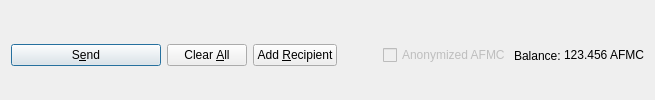
         <widget class="QFrame" name="frame_Send">
          <layout class="QHBoxLayout" name="horizontalLayout">
           <property name="bottomMargin">
            <number>0</number>
           </property>
           <item>
            <widget class="QPushButton" name="sendButton">
             <property name="minimumSize">
              <size>
               <width>150</width>
               <height>0</height>
              </size>
             </property>
             <property name="toolTip">
              <string>Confirm the send action</string>
             </property>
             <property name="text">
              <string>S&amp;end</string>
             </property>
             <property name="icon">
              <iconset resource="../nodepay.qrc">
               <normaloff>:/icons/send</normaloff>:/icons/send</iconset>
             </property>
             <property name="autoDefault">
              <bool>false</bool>
             </property>
             <property name="default">
              <bool>true</bool>
             </property>
            </widget>
           </item>
           <item>
            <widget class="QPushButton" name="clearButton">
             <property name="sizePolicy">
              <sizepolicy hsizetype="Minimum" vsizetype="Fixed">
               <horstretch>0</horstretch>
               <verstretch>0</verstretch>
              </sizepolicy>
             </property>
             <property name="toolTip">
              <string>Clear all fields of the form.</string>
             </property>
             <property name="text">
              <string>Clear &amp;All</string>
             </property>
             <property name="icon">
              <iconset resource="../nodepay.qrc">
               <normaloff>:/icons/remove</normaloff>:/icons/remove</iconset>
             </property>
             <property name="autoDefault">
              <bool>false</bool>
             </property>
            </widget>
           </item>
           <item>
            <widget class="QPushButton" name="addButton">
             <property name="toolTip">
              <string>Send to multiple recipients at once</string>
             </property>
             <property name="text">
              <string>Add &amp;Recipient</string>
             </property>
             <property name="icon">
              <iconset resource="../nodepay.qrc">
               <normaloff>:/icons/add</normaloff>:/icons/add</iconset>
             </property>
             <property name="autoDefault">
              <bool>false</bool>
             </property>
            </widget>
           </item>
           <item>
            <spacer name="horizontalSpacer">
             <property name="orientation">
              <enum>Qt::Horizontal</enum>
             </property>
             <property name="sizeHint" stdset="0">
              <size>
               <width>40</width>
               <height>20</height>
              </size>
             </property>
            </spacer>
           </item>
           <item>
            <layout class="QHBoxLayout" name="horizontalLayout_2">
             <property name="spacing">
              <number>3</number>
             </property>
             <item>
              <widget class="QCheckBox" name="checkzAFMC">
               <property name="enabled">
                <bool>false</bool>
               </property>
               <property name="text">
                <string>Anonymized AFMC</string>
               </property>
              </widget>
             </item>
             <item>
              <widget class="QLabel" name="label">
               <property name="text">
                <string>Balance:</string>
               </property>
              </widget>
             </item>
             <item>
              <widget class="QLabel" name="labelBalance">
               <property name="sizePolicy">
                <sizepolicy hsizetype="Preferred" vsizetype="Fixed">
                 <horstretch>0</horstretch>
                 <verstretch>0</verstretch>
                </sizepolicy>
               </property>
               <property name="cursor">
                <cursorShape>IBeamCursor</cursorShape>
               </property>
               <property name="text">
                <string notr="true">123.456 AFMC</string>
               </property>
               <property name="textInteractionFlags">
                <set>Qt::LinksAccessibleByMouse|Qt::TextSelectableByKeyboard|Qt::TextSelectableByMouse</set>
               </property>
              </widget>
             </item>
            </layout>
           </item>
          </layout>
         </widget>
